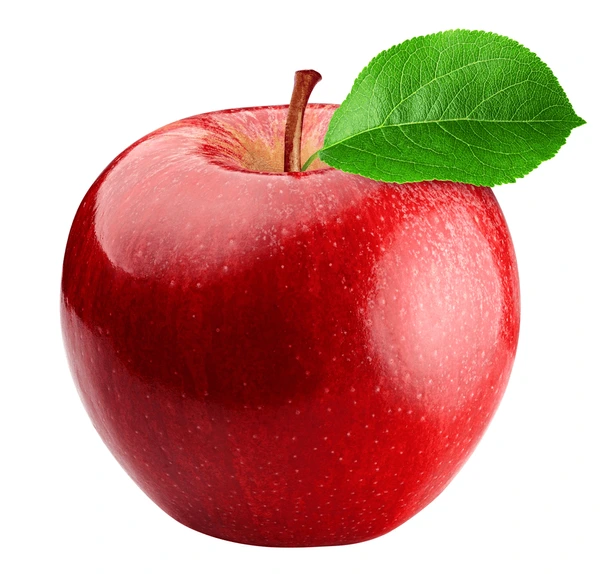
#> input picture 3rd yr/6thSem/CG/prog8img.webp, 600 x 574 px, given in place of prog8img.jpeg, which was not available
$ jupyter execute prog8.ipynb
#> lines starting #> are read from the running program, lines starting #| are printed output that depends on the picture; pictures that were not available may be replaced by others from this repository, and a replacement may not be noted
[cell 1]
import cv2
import numpy as np
import matplotlib.pyplot as plt
image = cv2.imread('prog8img.jpeg')
#> image is the input picture: shape (574, 600, 3); mean B, G, R 145.3, 155.7, 205.4
image_mat = cv2.cvtColor(image, cv2.COLOR_BGR2RGB)

ht, wd, c = image.shape
#> ht = 574; wd = 600; c = 3
center = (wd/2, ht/2)
#> center = (300, 287)

trans = np.float32([[1, 0, 50], [0, 1, 50]])
scale = np.float32([[2, 0, 0], [0, 2, 0]])
rotate = cv2.getRotationMatrix2D(center, 30, 1)

image_t = cv2.warpAffine(image_mat, trans, (wd, ht))
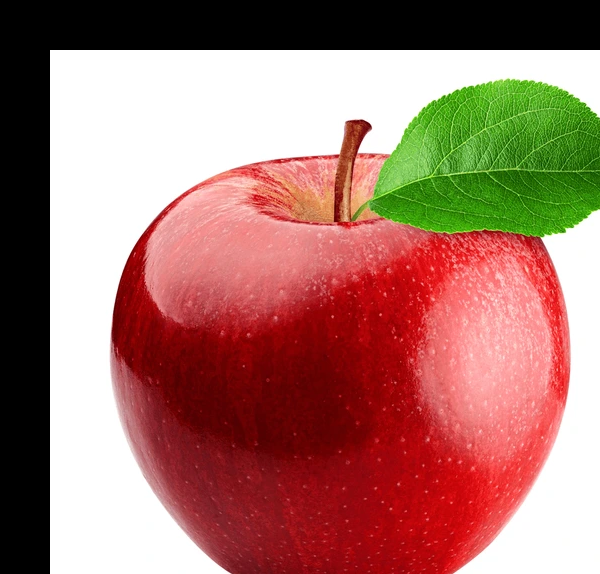
#> image_t: shape (574, 600, 3); mean R, G, B 166, 117.3, 107.4
image_s = cv2.warpAffine(image_mat, scale, (wd*2, ht*2))
image_r = cv2.warpAffine(image_mat, rotate, (wd, ht))
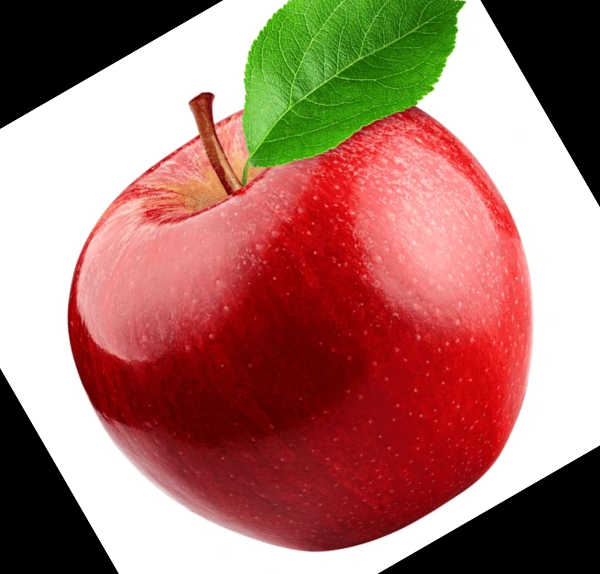
#> image_r: shape (574, 600, 3); mean R, G, B 167.7, 117.1, 108.1

l_title = ["Original", "Translate", "Scale", "Rotate"]
l_var = [image_mat, image_t, image_s, image_r]

fig, axs = plt.subplots(1, 4)
fig.tight_layout(pad=1.0)
for i in range(4):
    axs[i].imshow(l_var[i])
    axs[i].set_title(l_title[i])

plt.show()
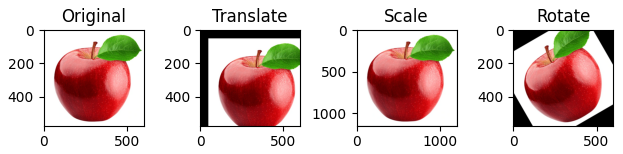
#> figure drawn by matplotlib, 4 panels

$ run again, with 3rd yr/6thSem/CG/fruit.jpg saved as 3rd yr/6thSem/CG/prog8img.webp
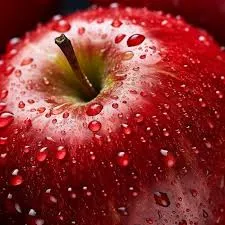
#> input picture 3rd yr/6thSem/CG/fruit.jpg, 225 x 225 px, given in place of prog8img.jpeg, which was not available
#> image is the input picture: shape (225, 225, 3); mean B, G, R 48, 50, 140.8
#> `image_r = cv2.warpAffine(image_mat, rotate, (wd, ht))`:
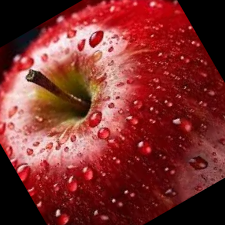
#> image_r: shape (225, 225, 3); mean R, G, B 127.4, 47.7, 45.3
#> `plt.show()`:
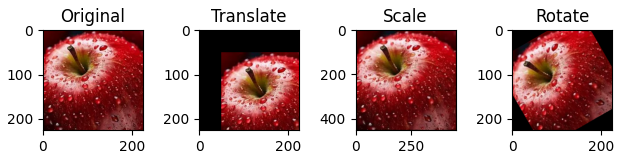
#> figure drawn by matplotlib, 4 panels

$ run again, with 3rd yr/6thSem/CG/rect.png saved as 3rd yr/6thSem/CG/prog8img.webp
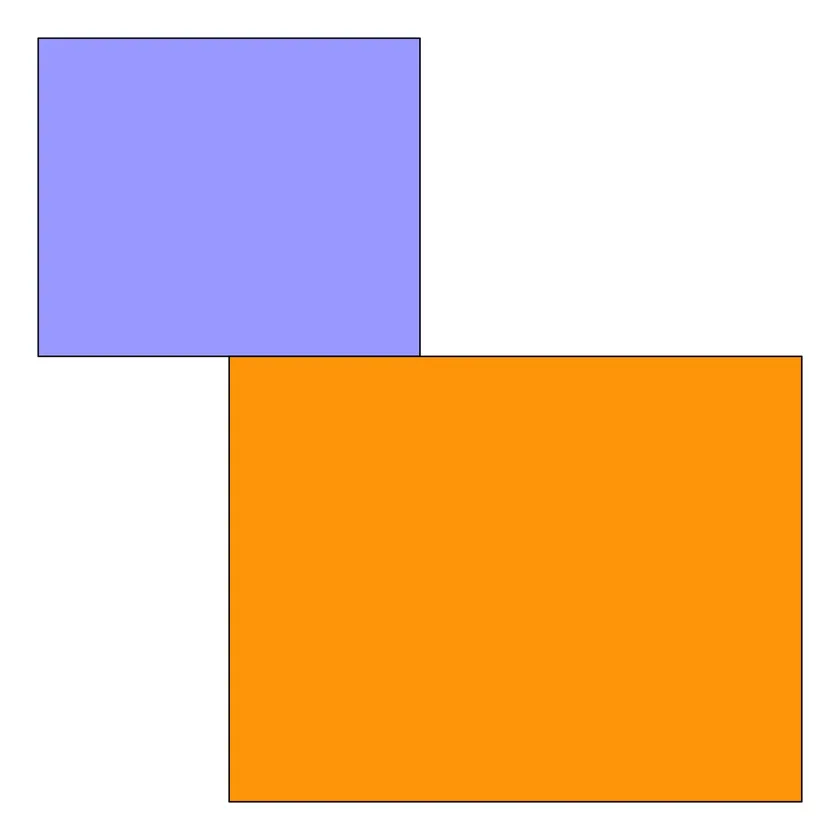
#> input picture 3rd yr/6thSem/CG/rect.png, 840 x 840 px, shrunk from 1224 x 1224 before the run, given in place of prog8img.jpeg, which was not available
#> image is the input picture: shape (840, 840, 3); mean B, G, R 164.9, 197.5, 235.4
#> `image_r = cv2.warpAffine(image_mat, rotate, (wd, ht))`:
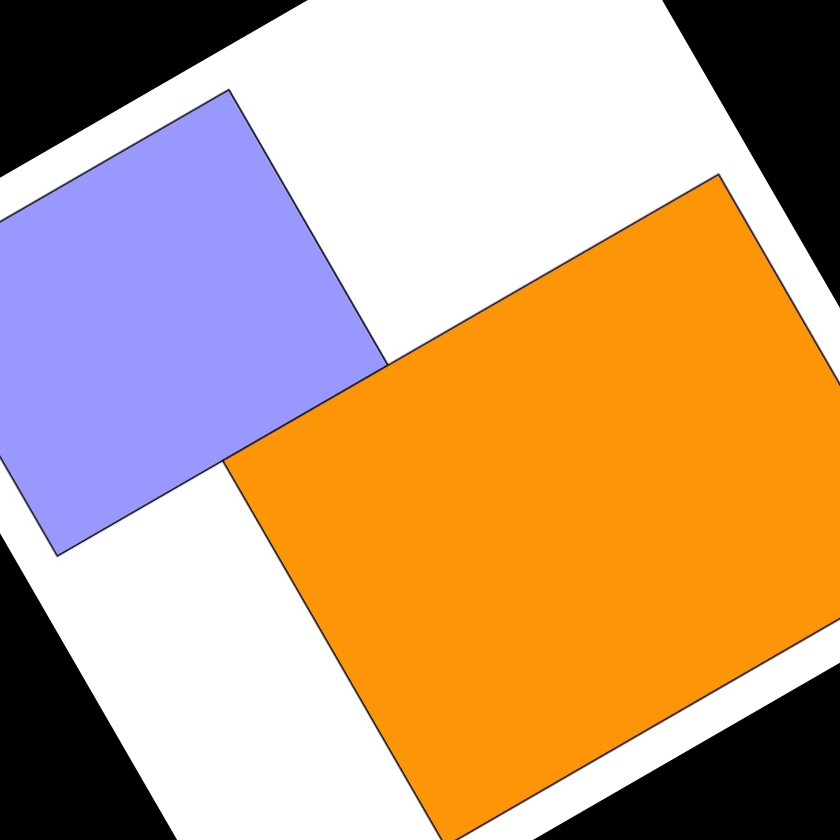
#> image_r: shape (840, 840, 3); mean R, G, B 198, 161.9, 129.9
#> `plt.show()`:
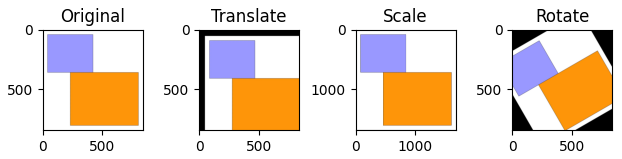
#> figure drawn by matplotlib, 4 panels
